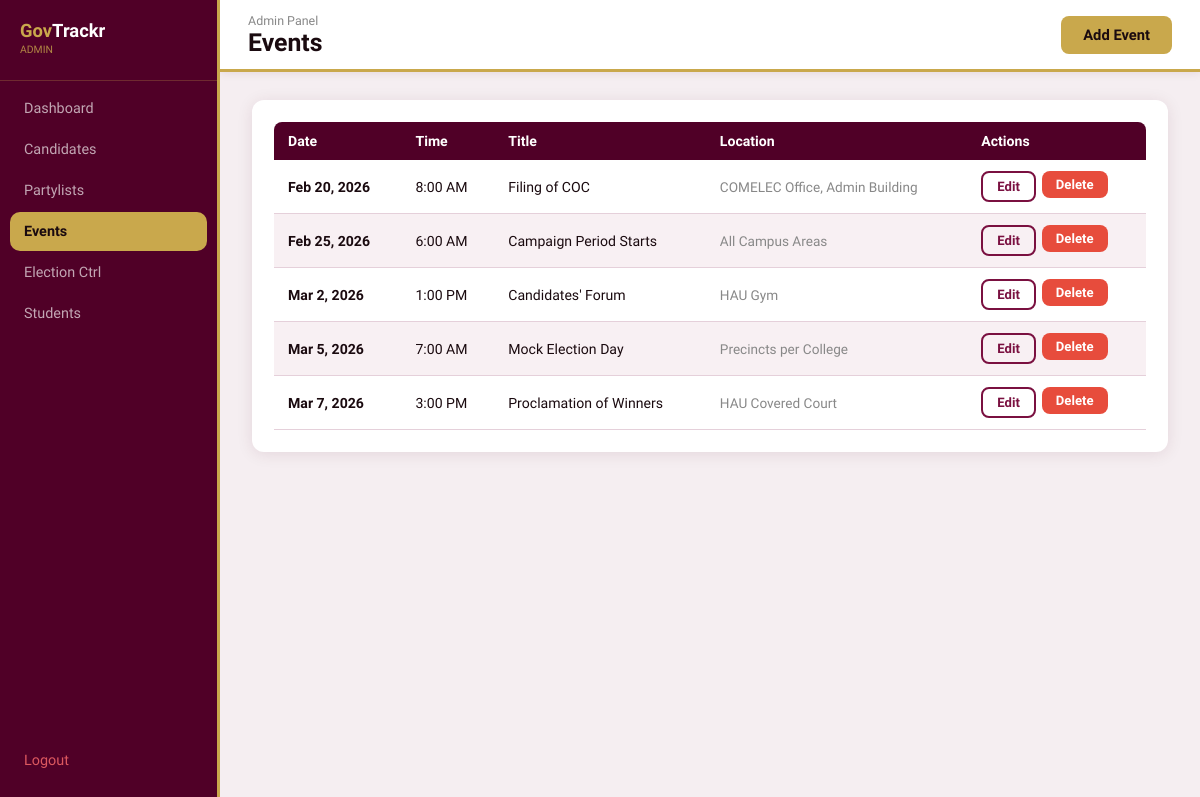
/admin/events.php (signed in), run on the app's committed database.
### tables this page shows
CREATE TABLE IF NOT EXISTS events (
    id          INT          AUTO_INCREMENT PRIMARY KEY,
    title       VARCHAR(200) NOT NULL,
    description TEXT,
    event_date  DATE         NOT NULL,
    event_time  TIME         DEFAULT NULL,
    location    VARCHAR(200) DEFAULT NULL,
    created_by  INT          DEFAULT NULL,
    created_at  TIMESTAMP    NOT NULL DEFAULT CURRENT_TIMESTAMP,
    FOREIGN KEY (created_by) REFERENCES users(id) ON DELETE SET NULL
);

### admin/events.php (the view, shortened to what this page needs)
<?php
require_once 'auth_guard.php';
$activePage = 'events';
$edit_ev = null;
$show_form = (isset($_GET['action']) && $_GET['action'] === 'add') || $edit_ev;
$events    = $conn->query("SELECT * FROM events ORDER BY event_date ASC");
?>
<!DOCTYPE html>
<html lang="en">
<head><meta charset="UTF-8"><title>GovTrackr — Events</title><link rel="stylesheet" href="../css/styles.css"></head>
<body class="dash-body">
<?php include 'sidebar.php'; ?>
<div style="flex:1;display:flex;flex-direction:column;">
<header class="topbar">
    <div class="topbar-left"><p class="topbar-welcome">Admin Panel</p><h1 class="topbar-title">Events</h1></div>
    <div class="topbar-right"><a href="events.php?action=add" class="btn btn-gold">Add Event</a></div>
</header>
<main class="dash-content">
    <?php if ($show_form): ?>
    <div class="card" style="max-width:580px;">
        <h3 class="card-title"><?= $edit_ev ? 'Edit Event' : 'Add Event' ?></h3>
        <form method="POST" action="">
            <input type="hidden" name="action" value="<?= $edit_ev ? 'edit' : 'add' ?>">
            <?php if ($edit_ev): ?><input type="hidden" name="id" value="<?= $edit_ev['id'] ?>"><?php endif; ?>
            <div class="form-group">
                <label class="form-label">Event Title *</label>
                <div class="input-wrap"><input type="text" name="title" required value="<?= htmlspecialchars($edit_ev['title'] ?? '') ?>"></div>
            </div>
            <div class="input-row">
                <div class="form-group">
                    <label class="form-label">Date *</label>
                    <div class="input-wrap"><input type="date" name="event_date" required value="<?= $edit_ev['event_date'] ?? '' ?>"></div>
                </div>
                <div class="form-group">
                    <label class="form-label">Time</label>
                    <div class="input-wrap"><input type="time" name="event_time" value="<?= $edit_ev['event_time'] ?? '' ?>"></div>
                </div>
            </div>
            <div class="form-group">
                <label class="form-label">Location</label>
                <div class="input-wrap"><input type="text" name="location" placeholder="e.g. HAU Gym" value="<?= htmlspecialchars($edit_ev['location'] ?? '') ?>"></div>
            </div>
            <div class="form-group">
                <label class="form-label">Description</label>
                <div class="input-wrap" style="align-items:flex-start;padding:12px 14px;">
                    <textarea name="description" rows="3" style="border:none;outline:none;background:transparent;width:100%;"><?= htmlspecialchars($edit_ev['description'] ?? '') ?></textarea>
                </div>
            </div>
            <div style="display:flex;gap:10px;">
                <button type="submit" class="btn btn-gold"><?= $edit_ev ? 'Save Changes' : 'Add Event' ?></button>
                <a href="events.php" class="btn btn-outline">Cancel</a>
            </div>
        </form>
    </div>
    <?php else: ?>
    <div class="card">
        <div style="overflow-x:auto;">
            <table class="data-table">
                <thead><tr><th>Date</th><th>Time</th><th>Title</th><th>Location</th><th>Actions</th></tr></thead>
                <tbody>
                    <?php while ($ev = $events->fetch_assoc()): ?>
                    <tr>
                        <td><strong><?= date('M j, Y', strtotime($ev['event_date'])) ?></strong></td>
                        <td><?= $ev['event_time'] ? date('g:i A', strtotime($ev['event_time'])) : '—' ?></td>
                        <td><?= htmlspecialchars($ev['title']) ?></td>
                        <td style="font-size:.85rem;color:var(--muted);"><?= htmlspecialchars($ev['location'] ?? '—') ?></td>
                        <td>
                            <div style="display:flex;gap:6px;">
                                <a href="events.php?edit=<?= $ev['id'] ?>" class="btn btn-outline btn-sm">Edit</a>
                                <form method="POST" style="display:inline;" onsubmit="return confirm('Delete event?')">
                                    <button type="submit" class="btn btn-danger btn-sm">Delete</button>
                                </form>
                            </div>
                        </td>
                    </tr>
                    <?php endwhile; ?>
                </tbody>
            </table>
        </div>
    </div>
    <?php endif; ?>
</main>
</div>
</body>
</html>

### admin/sidebar.php (shortened to what this page needs)
<?php
$admin_pages = [
    'dashboard'  => ['label' => 'Dashboard',    'href' => '/govtrackr/admin/dashboard.php'],
    'candidates' => ['label' => 'Candidates',    'href' => '/govtrackr/admin/candidates.php'],
    'partylists' => ['label' => 'Partylists',    'href' => '/govtrackr/admin/partylists.php'],
    'events'     => ['label' => 'Events',        'href' => '/govtrackr/admin/events.php'],
    'election'   => ['label' => 'Election Ctrl', 'href' => '/govtrackr/admin/election.php'],
    'users'      => ['label' => 'Students',      'href' => '/govtrackr/admin/users.php'],
];
$active = $activePage ?? '';
?>
<head>
</head>
<aside class="sidebar">
    <div class="sidebar-brand">
        <span class="brand-gov">Gov</span><span class="brand-trackr">Trackr</span>
        <div style="font-size:.65rem; color:var(--gold); margin-top:2px; opacity:.8;">ADMIN</div>
    </div>
    <nav class="sidebar-nav">
        <?php foreach ($admin_pages as $key => $p): ?>
        <a href="<?= $p['href'] ?>"
           class="nav-item <?= $active === $key ? 'active' : '' ?>"
           title="<?= $p['label'] ?>">
            <span class="nav-label"><?= $p['label'] ?></span>
        </a>
        <?php endforeach; ?>
    </nav>
    <a href="/govtrackr/logout.php" class="nav-item nav-logout">
        <span class="nav-label">Logout</span>
    </a>
</aside>

### css/styles.css (style rules this page uses)
*, *::before, *::after { box-sizing: border-box; margin: 0; padding: 0; }
:root { --purple-dark: #500027; --purple-mid: #7A1040; --purple-light: #A84060; --purple-soft: #F8EBF0; --gold: #C9A84C; --gold-dark: #A8892A; --gold-light: #FDF4DC; --bg: #F5EEF1; --card: #FFFFFF; --text: #1A0A0F; --muted: #888; --border: #E5D0DA; --danger: #E74C3C; --success: #27AE60; --sidebar-w: 220px; --sidebar-w-col: 60px; --topbar-h: 72px; --radius: 12px; --shadow: 0 2px 16px rgba(80,0,39,.10); }
body { font-family: 'Kodchasan', sans-serif !important; color: var(--text); background: var(--bg); font-size: 15px; }
a { text-decoration: none; color: inherit; }
input, textarea, select, button { font-family: inherit; }
.brand-gov { color: var(--gold); font-weight: 900; }
.brand-trackr { color: var(--purple-dark); font-weight: 900; }
.btn { display: inline-flex; align-items: center; gap: 6px; padding: 10px 22px; border-radius: 8px; border: none; cursor: pointer; font-weight: 600; font-size: 0.92rem; transition: filter .15s, transform .1s; }
.btn-gold { background: var(--gold); color: #1A0A0F; }
.btn-outline { background: transparent; border: 2px solid var(--purple-mid); color: var(--purple-mid); }
.btn-danger { background: var(--danger); color: #fff; }
.btn-sm { padding: 6px 14px; font-size: 0.82rem; }
.dash-body { display: flex; min-height: 100vh; }
.sidebar { width: var(--sidebar-w); background: var(--purple-dark); display: flex; flex-direction: column; padding: 20px 0 16px; position: fixed; top: 0; left: 0; height: 100vh; z-index: 200; transition: width .25s; overflow: hidden; border-right: 3px solid var(--gold); }
.sidebar-brand { padding: 0 20px 24px; font-size: 1.15rem; white-space: nowrap; border-bottom: 1px solid rgba(201,168,76,.25); margin-bottom: 8px; }
.sidebar-brand .brand-trackr { color: #fff; }
.sidebar-nav { flex: 1; display: flex; flex-direction: column; gap: 2px; padding: 0 10px; }
.nav-item { display: flex; align-items: center; gap: 12px; padding: 11px 14px; border-radius: 10px; color: rgba(255,255,255,.65); font-size: 0.92rem; white-space: nowrap; transition: background .15s, color .15s; }
.nav-item.active { background: var(--gold); color: #1A0A0F; font-weight: 700; }
.nav-label { font-size: 0.9rem; }
.nav-logout { margin: 0 10px 4px; color: rgba(255,110,110,.8); }
.topbar { position: fixed; top: 0; left: var(--sidebar-w); right: 0; height: var(--topbar-h); background: #fff; border-bottom: 3px solid var(--gold); display: flex; align-items: center; justify-content: space-between; padding: 0 28px; z-index: 100; box-shadow: 0 2px 8px rgba(80,0,39,.08); }
.topbar-welcome { font-size: 0.78rem; color: var(--muted); }
.topbar-title { font-size: 1.55rem; font-weight: 800; color: var(--text); }
.topbar-right { display: flex; align-items: center; gap: 16px; }
.dash-content { margin-left: var(--sidebar-w); margin-top: var(--topbar-h); padding: 28px 32px; min-height: calc(100vh - var(--topbar-h)); display: flex; flex-direction: column; gap: 24px; }
.card { background: var(--card); border-radius: var(--radius); padding: 22px; box-shadow: var(--shadow); }
.data-table { width: 100%; border-collapse: collapse; font-size: 0.88rem; }
.data-table thead th { background: var(--purple-dark); color: #fff; padding: 11px 14px; text-align: left; font-weight: 600; }
.data-table thead th:first-child { border-radius: 8px 0 0 0; }
.data-table thead th:last-child { border-radius: 0 8px 0 0; }
.data-table tbody tr { transition: background .15s; }
.data-table tbody tr:nth-child(even) td { background: #F8F0F3; }
.data-table td { padding: 11px 14px; border-bottom: 1px solid var(--border); }

### data on the page
events: event_date "Feb 20, 2026", event_time "8:00 AM", title "Filing of COC", location "COMELEC Office, Admin Building"
events: event_date "Feb 25, 2026", event_time "6:00 AM", title "Campaign Period Starts", location "All Campus Areas"
events: event_date "Mar 2, 2026", event_time "1:00 PM", title "Candidates' Forum", location "HAU Gym"
events: event_date "Mar 5, 2026", event_time "7:00 AM", title "Mock Election Day", location "Precincts per College"
events: event_date "Mar 7, 2026", event_time "3:00 PM", title "Proclamation of Winners", location "HAU Covered Court"

### other printed values
$p['label'] "Dashboard"
$p['label'] "Candidates"
$p['label'] "Partylists"
$p['label'] "Events"
$p['label'] "Election Ctrl"
$p['label'] "Students"
